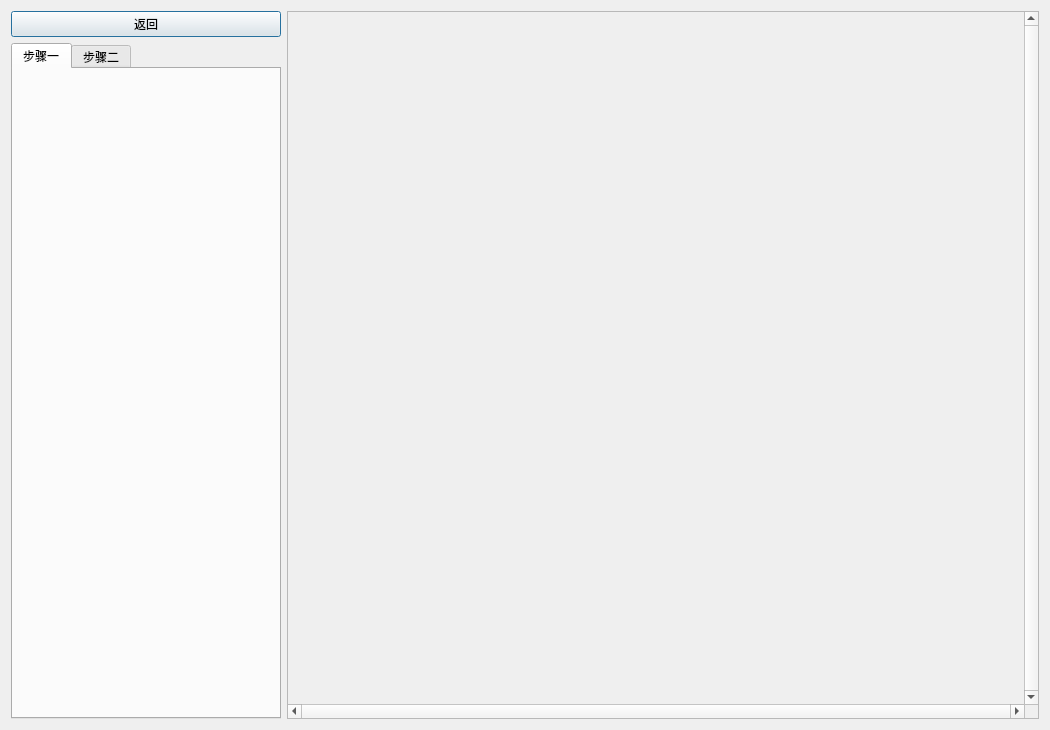
<?xml version="1.0" encoding="UTF-8"?>
<ui version="4.0">
 <class>AnswerCardDlg</class>
 <widget class="QDialog" name="AnswerCardDlg">
  <property name="geometry">
   <rect>
    <x>0</x>
    <y>0</y>
    <width>1050</width>
    <height>730</height>
   </rect>
  </property>
  <property name="minimumSize">
   <size>
    <width>0</width>
    <height>730</height>
   </size>
  </property>
  <property name="windowTitle">
   <string>答题卡格式描述文件制作软件</string>
  </property>
  <layout class="QGridLayout" name="gridLayout">
   <item row="0" column="0">
    <layout class="QGridLayout" name="btnGridLayout">
     <item row="0" column="0">
      <widget class="QPushButton" name="backBtn">
       <property name="minimumSize">
        <size>
         <width>0</width>
         <height>26</height>
        </size>
       </property>
       <property name="maximumSize">
        <size>
         <width>16777215</width>
         <height>30</height>
        </size>
       </property>
       <property name="text">
        <string>返回</string>
       </property>
      </widget>
     </item>
    </layout>
   </item>
   <item row="0" column="1" rowspan="2">
    <widget class="QScrollArea" name="imageScrollArea">
     <property name="cursor" stdset="0">
      <cursorShape>ArrowCursor</cursorShape>
     </property>
     <property name="mouseTracking">
      <bool>false</bool>
     </property>
     <property name="focusPolicy">
      <enum>Qt::StrongFocus</enum>
     </property>
     <property name="verticalScrollBarPolicy">
      <enum>Qt::ScrollBarAlwaysOn</enum>
     </property>
     <property name="horizontalScrollBarPolicy">
      <enum>Qt::ScrollBarAlwaysOn</enum>
     </property>
     <property name="widgetResizable">
      <bool>true</bool>
     </property>
     <widget class="QWidget" name="imageWidget">
      <property name="geometry">
       <rect>
        <x>0</x>
        <y>0</y>
        <width>737</width>
        <height>693</height>
       </rect>
      </property>
      <property name="mouseTracking">
       <bool>true</bool>
      </property>
      <property name="focusPolicy">
       <enum>Qt::StrongFocus</enum>
      </property>
      <layout class="QGridLayout" name="imageGridLayout">
       <property name="horizontalSpacing">
        <number>0</number>
       </property>
       <property name="margin">
        <number>0</number>
       </property>
       <item row="0" column="0">
        <widget class="QLabel" name="imageLabel">
         <property name="mouseTracking">
          <bool>true</bool>
         </property>
         <property name="focusPolicy">
          <enum>Qt::StrongFocus</enum>
         </property>
         <property name="text">
          <string/>
         </property>
        </widget>
       </item>
      </layout>
     </widget>
    </widget>
   </item>
   <item row="1" column="0">
    <widget class="QTabWidget" name="stepWidget">
     <property name="minimumSize">
      <size>
       <width>270</width>
       <height>600</height>
      </size>
     </property>
     <property name="maximumSize">
      <size>
       <width>270</width>
       <height>16777215</height>
      </size>
     </property>
     <property name="tabPosition">
      <enum>QTabWidget::North</enum>
     </property>
     <property name="tabShape">
      <enum>QTabWidget::Rounded</enum>
     </property>
     <property name="currentIndex">
      <number>0</number>
     </property>
     <property name="elideMode">
      <enum>Qt::ElideNone</enum>
     </property>
     <property name="usesScrollButtons">
      <bool>true</bool>
     </property>
     <property name="documentMode">
      <bool>false</bool>
     </property>
     <widget class="QWidget" name="firstWidget">
      <attribute name="title">
       <string>步骤一</string>
      </attribute>
      <layout class="QGridLayout" name="firstWidgetLayout">
       <property name="leftMargin">
        <number>0</number>
       </property>
       <property name="topMargin">
        <number>6</number>
       </property>
       <property name="rightMargin">
        <number>0</number>
       </property>
       <property name="bottomMargin">
        <number>0</number>
       </property>
       <property name="spacing">
        <number>0</number>
       </property>
      </layout>
     </widget>
     <widget class="QWidget" name="secondWidget">
      <attribute name="title">
       <string>步骤二</string>
      </attribute>
      <layout class="QGridLayout" name="secWidgetLayout">
       <property name="sizeConstraint">
        <enum>QLayout::SetNoConstraint</enum>
       </property>
       <property name="leftMargin">
        <number>0</number>
       </property>
       <property name="topMargin">
        <number>6</number>
       </property>
       <property name="rightMargin">
        <number>0</number>
       </property>
       <property name="bottomMargin">
        <number>0</number>
       </property>
       <property name="spacing">
        <number>0</number>
       </property>
      </layout>
     </widget>
    </widget>
   </item>
  </layout>
 </widget>
 <layoutdefault spacing="6" margin="11"/>
 <tabstops>
  <tabstop>backBtn</tabstop>
  <tabstop>stepWidget</tabstop>
 </tabstops>
 <resources/>
 <connections/>
</ui>
